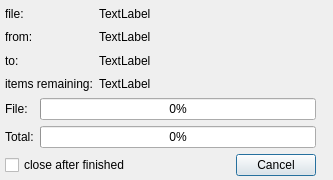
<?xml version="1.0" encoding="UTF-8"?>
<ui version="4.0">
 <class>dialogKopiuj</class>
 <widget class="QDialog" name="dialogKopiuj">
  <property name="geometry">
   <rect>
    <x>0</x>
    <y>0</y>
    <width>333</width>
    <height>180</height>
   </rect>
  </property>
  <property name="windowTitle">
   <string extracomment="Copy dialog title">Copying</string>
  </property>
  <widget class="QWidget" name="gridLayoutWidget">
   <property name="geometry">
    <rect>
     <x>0</x>
     <y>0</y>
     <width>321</width>
     <height>181</height>
    </rect>
   </property>
   <layout class="QGridLayout" name="gridLayout" columnstretch="0,1,10,0">
    <item row="1" column="1">
     <widget class="QLabel" name="label_4">
      <property name="text">
       <string>file:</string>
      </property>
     </widget>
    </item>
    <item row="1" column="2">
     <widget class="QLabel" name="labelFile">
      <property name="text">
       <string notr="true">TextLabel</string>
      </property>
     </widget>
    </item>
    <item row="2" column="1">
     <widget class="QLabel" name="label_2">
      <property name="text">
       <string>from:</string>
      </property>
     </widget>
    </item>
    <item row="2" column="2">
     <widget class="QLabel" name="labelFrom">
      <property name="text">
       <string notr="true">TextLabel</string>
      </property>
     </widget>
    </item>
    <item row="3" column="1">
     <widget class="QLabel" name="label">
      <property name="text">
       <string>to:</string>
      </property>
     </widget>
    </item>
    <item row="3" column="2">
     <widget class="QLabel" name="labelTo">
      <property name="text">
       <string notr="true">TextLabel</string>
      </property>
     </widget>
    </item>
    <item row="4" column="1">
     <widget class="QLabel" name="label_5">
      <property name="text">
       <string>items remaining:</string>
      </property>
     </widget>
    </item>
    <item row="4" column="2">
     <widget class="QLabel" name="labelRemain">
      <property name="text">
       <string notr="true">TextLabel</string>
      </property>
     </widget>
    </item>
    <item row="5" column="1" colspan="2">
     <layout class="QGridLayout" name="gridLayout_2">
      <item row="0" column="0">
       <widget class="QLabel" name="label_6">
        <property name="text">
         <string>File:</string>
        </property>
       </widget>
      </item>
      <item row="0" column="1">
       <widget class="QProgressBar" name="progressFile">
        <property name="palette">
         <palette>
          <active>
           <colorrole role="WindowText">
            <brush brushstyle="SolidPattern">
             <color alpha="255">
              <red>0</red>
              <green>0</green>
              <blue>0</blue>
             </color>
            </brush>
           </colorrole>
           <colorrole role="AlternateBase">
            <brush brushstyle="SolidPattern">
             <color alpha="255">
              <red>255</red>
              <green>255</green>
              <blue>255</blue>
             </color>
            </brush>
           </colorrole>
          </active>
          <inactive>
           <colorrole role="WindowText">
            <brush brushstyle="SolidPattern">
             <color alpha="255">
              <red>0</red>
              <green>0</green>
              <blue>0</blue>
             </color>
            </brush>
           </colorrole>
           <colorrole role="AlternateBase">
            <brush brushstyle="SolidPattern">
             <color alpha="255">
              <red>255</red>
              <green>255</green>
              <blue>255</blue>
             </color>
            </brush>
           </colorrole>
          </inactive>
          <disabled>
           <colorrole role="WindowText">
            <brush brushstyle="SolidPattern">
             <color alpha="255">
              <red>120</red>
              <green>120</green>
              <blue>120</blue>
             </color>
            </brush>
           </colorrole>
           <colorrole role="AlternateBase">
            <brush brushstyle="SolidPattern">
             <color alpha="255">
              <red>255</red>
              <green>255</green>
              <blue>255</blue>
             </color>
            </brush>
           </colorrole>
          </disabled>
         </palette>
        </property>
        <property name="acceptDrops">
         <bool>false</bool>
        </property>
        <property name="value">
         <number>0</number>
        </property>
        <property name="alignment">
         <set>Qt::AlignCenter</set>
        </property>
        <property name="format">
         <string notr="true">%p%</string>
        </property>
       </widget>
      </item>
      <item row="1" column="0">
       <widget class="QLabel" name="label_7">
        <property name="text">
         <string>Total:</string>
        </property>
       </widget>
      </item>
      <item row="1" column="1">
       <widget class="QProgressBar" name="progressTotal">
        <property name="value">
         <number>0</number>
        </property>
        <property name="alignment">
         <set>Qt::AlignCenter</set>
        </property>
        <property name="format">
         <string notr="true">%p%</string>
        </property>
       </widget>
      </item>
     </layout>
    </item>
    <item row="6" column="1" colspan="2">
     <layout class="QHBoxLayout" name="horizontalLayout_4">
      <item>
       <widget class="QCheckBox" name="checkBox">
        <property name="text">
         <string>close after finished</string>
        </property>
       </widget>
      </item>
      <item>
       <spacer name="horizontalSpacer">
        <property name="orientation">
         <enum>Qt::Horizontal</enum>
        </property>
        <property name="sizeHint" stdset="0">
         <size>
          <width>40</width>
          <height>20</height>
         </size>
        </property>
       </spacer>
      </item>
      <item>
       <widget class="QPushButton" name="buttonCancel">
        <property name="text">
         <string>Cancel</string>
        </property>
       </widget>
      </item>
     </layout>
    </item>
    <item row="0" column="1">
     <spacer name="verticalSpacer">
      <property name="orientation">
       <enum>Qt::Vertical</enum>
      </property>
      <property name="sizeType">
       <enum>QSizePolicy::Fixed</enum>
      </property>
      <property name="sizeHint" stdset="0">
       <size>
        <width>20</width>
        <height>5</height>
       </size>
      </property>
     </spacer>
    </item>
    <item row="7" column="1">
     <spacer name="verticalSpacer_2">
      <property name="orientation">
       <enum>Qt::Vertical</enum>
      </property>
      <property name="sizeType">
       <enum>QSizePolicy::Fixed</enum>
      </property>
      <property name="sizeHint" stdset="0">
       <size>
        <width>20</width>
        <height>5</height>
       </size>
      </property>
     </spacer>
    </item>
    <item row="5" column="0">
     <spacer name="horizontalSpacer_2">
      <property name="orientation">
       <enum>Qt::Horizontal</enum>
      </property>
      <property name="sizeType">
       <enum>QSizePolicy::Fixed</enum>
      </property>
      <property name="sizeHint" stdset="0">
       <size>
        <width>5</width>
        <height>20</height>
       </size>
      </property>
     </spacer>
    </item>
    <item row="5" column="3">
     <spacer name="horizontalSpacer_3">
      <property name="orientation">
       <enum>Qt::Horizontal</enum>
      </property>
      <property name="sizeType">
       <enum>QSizePolicy::Fixed</enum>
      </property>
      <property name="sizeHint" stdset="0">
       <size>
        <width>5</width>
        <height>20</height>
       </size>
      </property>
     </spacer>
    </item>
   </layout>
  </widget>
 </widget>
 <resources/>
 <connections/>
</ui>
